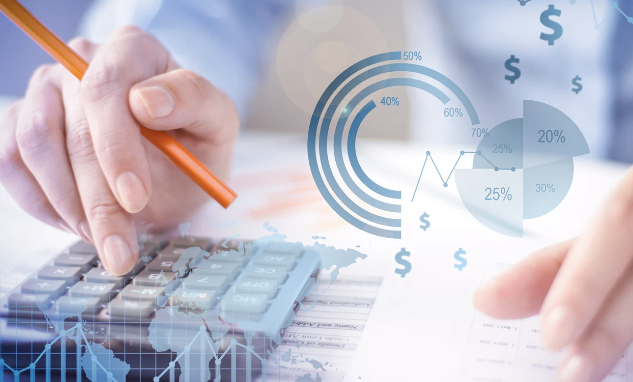
#> input picture budget_app/gestion_budget.png, 633 x 382 px, found by its file name
$ python -i main.py   (imports and definitions only)
#> lines starting #> are read from the running program, lines starting #| are printed output that depends on the picture
import tkinter as tk
from tkinter import messagebox
import sqlite3
from PIL import Image, ImageTk, ImageFilter
from views.dashboard import Dashboard
from views.transactions import Transactions
from views.history import History
from views.budget_summary import BudgetSummary
from views.goals import Goals
from views.notes import Notes
from views.admin import AdminApp
from views.graphs_window import GraphsWindow
from utils.db import create_tables

# Fonction pour créer la base de données et la table des utilisateurs
# [66 lines left out: functions create_db, show_login, not called in this run]

# Fenêtre d'inscription
def show_register():
    def go_to_login():
        register_window.destroy()
        show_login(lambda username: App(username).mainloop(), show_register)

    register_window = tk.Tk()
    register_window.title("Inscription")
    register_window.geometry("700x450")
    register_window.configure(bg="#FFFFFF")  # Couleur de fond blanc

    # Charger l'image d'arrière-plan
    background_image = Image.open("budget_app/gestion_budget.png")
#> background_image is the input picture: PIL image 633x382 RGBA; mean R, G, B, A 193.4, 190, 202.8, 255
    background_image = background_image.filter(ImageFilter.GaussianBlur(2))
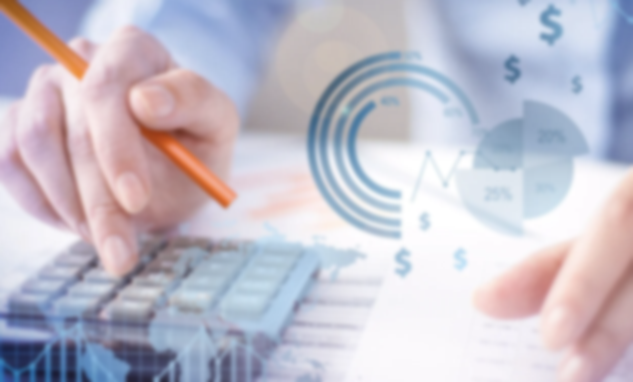
#> background_image: PIL image 633x382 RGBA; mean R, G, B, A 193.4, 190, 202.9, 255
    background_image = background_image.resize((700, 450), Image.LANCZOS)
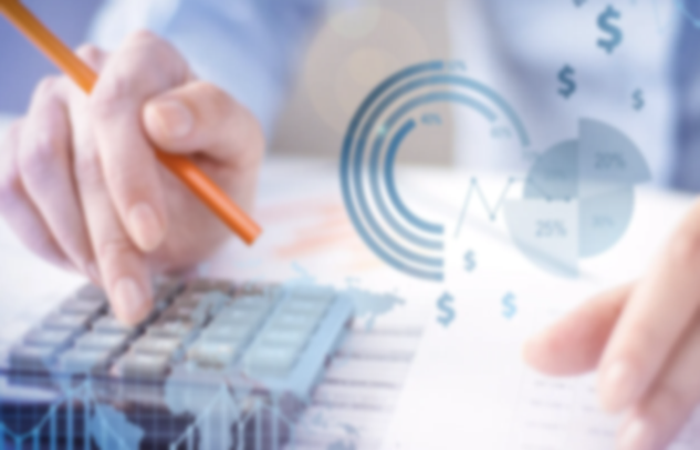
#> background_image: PIL image 700x450 RGBA; mean R, G, B, A 193.4, 190, 202.9, 255
    background_photo = ImageTk.PhotoImage(background_image)

    # Créer un label pour afficher l'image d'arrière-plan
    background_label = tk.Label(register_window, image=background_photo)
    background_label.place(relwidth=1, relheight=1)

    # Frame pour contenir les widgets de connexion afin de les placer au-dessus de l'image
    login_frame = tk.Frame(register_window, bg="#FFFFFF", bd=5)
    login_frame.place(relx=0.5, rely=0.5, anchor="center")

    # Label de bienvenue
    welcome_label = tk.Label(register_window, text="Bienvenue, veuillez s'inscrire", font=("Helvetica", 16, "bold"), fg="#333333")
    welcome_label.pack(pady=30)

    tk.Label(register_window, text="Nom d'utilisateur", font=("Helvetica", 14), fg="#333333").pack(pady=5)
    username_entry = tk.Entry(register_window, font=("Helvetica", 13))
    username_entry.pack(pady=5, ipadx=10)

    tk.Label(register_window, text="Mot de passe", font=("Helvetica", 14), fg="#333333").pack(pady=5)
    password_entry = tk.Entry(register_window, show="*", font=("Helvetica", 13))
    password_entry.pack(pady=5, ipadx=10)

    # [9 lines left out: function attempt_register, not called in this run]

    tk.Button(register_window, text="S'inscrire", font=("Helvetica", 13, "bold"), command=attempt_register, width=20, bg="#2196F3", fg="white").pack(pady=(20, 50))
    tk.Label(register_window, text="Vous avez déjà un compte? Connectez-vous ici.", font=("Helvetica", 12, "bold"), bg="#FFFFFF", fg="#4CAF50").pack(pady=5)
    tk.Button(register_window, text="Se connecter", font=("Helvetica", 12, "bold"), command=go_to_login, width=20, bg="#4CAF50", fg="white").pack(pady=(5, 20))

    register_window.mainloop()

# Vérifie les informations de connexion
# [28 lines left out: functions check_credentials, check_admin_credentials, register_user, not called in this run]

# Classe principale de l'application
class App(tk.Tk):
    # [41 lines left out: functions __init__, show_frame, not called in this run]

    def logout(self):
        self.destroy()
        show_login(lambda username: App(username).mainloop(), show_register)

# [4 lines not run here, left out]

>>> result = show_register()
